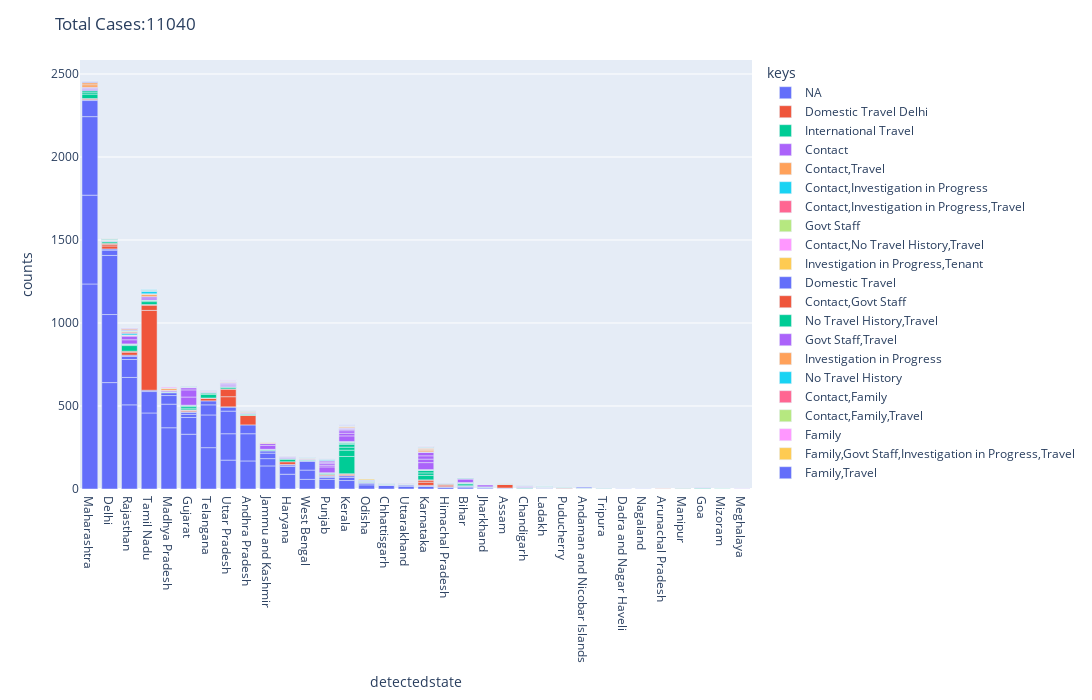
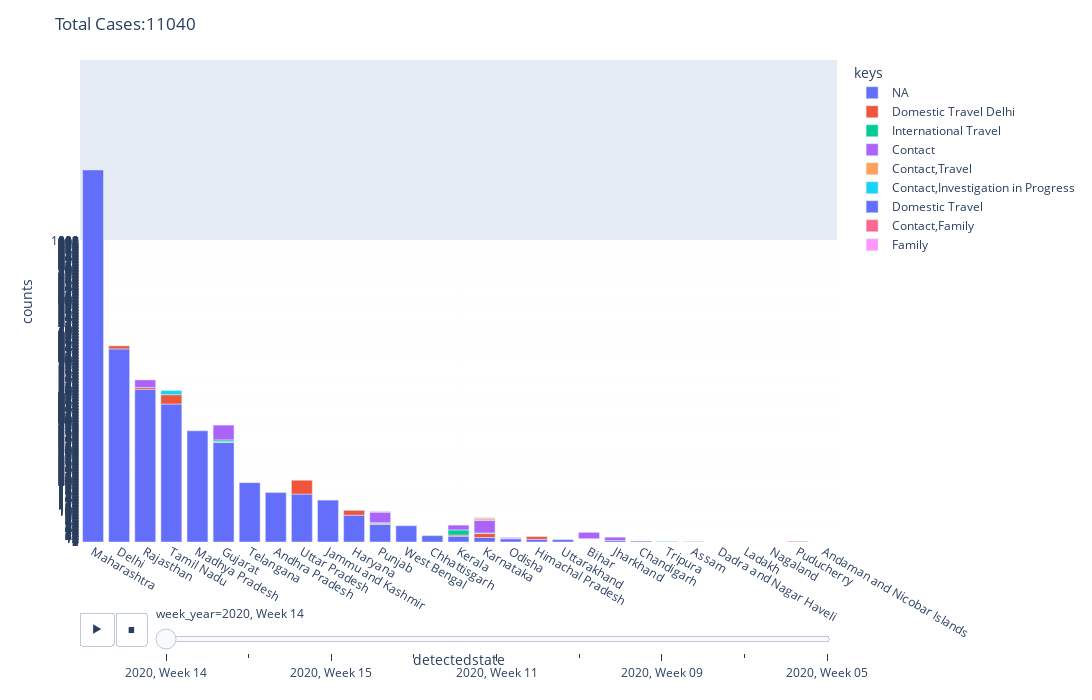

The notebook cell these images were saved under, in order:
### Code cell
df1 = df[df['keys']!='_']
df1 = df1[df1['keys']!='N_A']
#dateannounced
#df1 = df1[df1['travel']==True]
print(len(df1))
dfa = pd.DataFrame(df1.groupby(['keys', 'week_year','detectedstate']).size().reset_index(name='counts'))
dfa = dfa.sort_values(by=['counts'], ascending=False)
dfa['total_ct'] = dfa.groupby('detectedstate')['counts'].transform('sum')
dfa['total_ct_daily'] = dfa.groupby(['week_year','keys'])['counts'].transform('sum')
#dfa = dfa.sort_values(by=['week_year'], ascending=True)
#dfa = dfa.sort_values(by=['detectedstate'])
#dfa = dfa.sort_values(by=['total_ct'])

fig = px.bar(dfa, y='counts', x='detectedstate',color='keys', hover_data=['total_ct','total_ct_daily','keys']
            )
fig.update_layout(
    autosize=False,
    width=1500,
    height=700,
    title_text='Total Cases:'+str(len(df)),
    xaxis=dict(
        tickmode='linear')
    )

fig.show()
fig.write_html("index.html")




fig = px.bar(dfa, y='counts', x='detectedstate',color='keys', hover_data=['total_ct','total_ct_daily','keys']
            , animation_frame="week_year",animation_group="counts",range_y=[0,1600])
fig.update_layout(
    autosize=False,
    width=1500,
    height=700,
    title_text='Total Cases:'+str(len(df)),
    )
fig.update_yaxes(tickvals=dfa['detectedstate'].unique())
fig.show()
fig.write_html("index2.html")
a= "<body>"
b='<body><a href="index2.html">Click here to view case growth by weeks</a></br><a href="scatter_plot_breakdown.html">Click here to view the scatter plot</a>'
with open("index.html", 'r') as fd:
    fi = fd.read()
    pl1 = fi.replace(a,b)
    
with open("index.html", 'w') as fd:
    fd.write(pl1)

### Figure 1 — Plotly figure (JSON) as saved in the notebook; plotly's stock layout.template omitted (floating-point values rounded to 4 significant figures; data arrays with more than 128 entries replaced by an {"elided": "..."} marker saying what was removed)
{"data": [{"alignmentgroup": "True", "customdata": {"elided": "96x3 mixed values"}, "hovertemplate": "keys=%{customdata[2]}<br>detectedstate=%{x}<br>counts=%{y}<br>total_ct=%{customdata[0]}<br>total_ct_daily=%{customdata[1]}<extra></extra>", "legendgroup": "NA", "marker": {"color": "#636efa"}, "name": "NA", "offsetgroup": "NA", "orientation": "v", "showlegend": true, "textposition": "auto", "type": "bar", "x": ["Maharashtra", "Delhi", "Maharashtra", "Rajasthan", "Maharashtra", "Tamil Nadu", "Delhi", "Madhya Pradesh", "Delhi", "Gujarat", "Telangana", "Telangana", "Uttar Pradesh", "Andhra Pradesh", "Rajasthan", "Andhra Pradesh", "Uttar Pradesh", "Madhya Pradesh", "Jammu and Kashmir", "Uttar Pradesh", "Tamil Nadu", "Rajasthan", "Gujarat", "Maharashtra", "Haryana", "Telangana", "West Bengal", "Punjab", "West Bengal", "West Bengal", "Andhra Pradesh", "Madhya Pradesh", "Kerala", "Haryana", "Jammu and Kashmir", "Jammu and Kashmir", "Delhi", "Odisha", "Uttar Pradesh", "Telangana", "Chhattisgarh", "Gujarat", "Rajasthan", "Kerala", "Madhya Pradesh", "Uttarakhand", "Karnataka", "Jammu and Kashmir", "Punjab", "Gujarat", "Odisha", "Kerala", "Haryana", "Himachal Pradesh", "Uttarakhand", "Bihar", "Tamil Nadu", "Punjab", "Bihar", "Rajasthan", "Delhi", "Maharashtra", "Jharkhand", "Gujarat", "Himachal Pradesh", "Jharkhand", "Karnataka", "Bihar", "Assam", "Punjab", "Chandigarh", "Chhattisgarh", "Karnataka", "Haryana", "Odisha", "Ladakh", "Chhattisgarh", "Ladakh", "Puducherry", "Andaman and Nicobar Islands", "West Bengal", "Uttarakhand", "Odisha", "Chandigarh", "Jharkhand", "Tripura", "Ladakh", "Assam", "Kerala", "Dadra and Nagar Haveli", "Bihar", "Uttar Pradesh", "Ladakh", "Ladakh", "Nagaland", "Assam"], "xaxis": "x", "y": [1235, 641, 535, 507, 473, 458, 410, 369, 356, 330, 249, 197, 174, 169, 165, 164, 159, 142, 139, 136, 129, 108, 101, 97, 89, 61, 58, 58, 56, 54, 53, 52, 51, 47, 44, 33, 32, 25, 25, 24, 21, 19, 19, 19, 17, 16, 15, 14, 11, 11, 10, 10, 9, 9, 8, 8, 8, 7, 7, 7, 7, 6, 5, 5, 5, 5, 4, 4, 4, 4, 3, 3, 3, 3, 3, 3, 2, 2, 2, 1, 1, 1, 1, 1, 1, 1, 1, 1, 1, 1, 1, 1, 1, 1, 1, 1], "yaxis": "y"}, {"alignmentgroup": "True", "customdata": [[1204, 731, "Domestic Travel Delhi"], [657, 731, "Domestic Travel Delhi"], [473, 731, "Domestic Travel Delhi"], [657, 145, "Domestic Travel Delhi"], [1204, 145, "Domestic Travel Delhi"], [31, 731, "Domestic Travel Delhi"], [258, 731, "Domestic Travel Delhi"], [1510, 731, "Domestic Travel Delhi"], [969, 731, "Domestic Travel Delhi"], [198, 145, "Domestic Travel Delhi"], [592, 731, "Domestic Travel Delhi"], [258, 145, "Domestic Travel Delhi"], [1510, 145, "Domestic Travel Delhi"], [32, 145, "Domestic Travel Delhi"], [617, 731, "Domestic Travel Delhi"], [386, 731, "Domestic Travel Delhi"], [32, 731, "Domestic Travel Delhi"], [1510, 17, "Domestic Travel Delhi"], [969, 145, "Domestic Travel Delhi"], [2455, 731, "Domestic Travel Delhi"], [184, 731, "Domestic Travel Delhi"], [386, 145, "Domestic Travel Delhi"], [1204, 17, "Domestic Travel Delhi"], [184, 145, "Domestic Travel Delhi"], [617, 145, "Domestic Travel Delhi"], [35, 731, "Domestic Travel Delhi"], [592, 17, "Domestic Travel Delhi"], [7, 145, "Domestic Travel Delhi"], [11, 17, "Domestic Travel Delhi"], [7, 731, "Domestic Travel Delhi"], [617, 1, "Domestic Travel Delhi"], [473, 17, "Domestic Travel Delhi"], [278, 17, "Domestic Travel Delhi"], [657, 17, "Domestic Travel Delhi"], [1, 731, "Domestic Travel Delhi"], [33, 731, "Domestic Travel Delhi"], [2, 731, "Domestic Travel Delhi"], [60, 731, "Domestic Travel Delhi"], [31, 145, "Domestic Travel Delhi"], [35, 145, "Domestic Travel Delhi"], [258, 1, "Domestic Travel Delhi"]], "hovertemplate": "keys=%{customdata[2]}<br>detectedstate=%{x}<br>counts=%{y}<br>total_ct=%{customdata[0]}<br>total_ct_daily=%{customdata[1]}<extra></extra>", "legendgroup": "Domestic Travel Delhi", "marker": {"color": "#EF553B"}, "name": "Domestic Travel Delhi", "offsetgroup": "Domestic Travel Delhi", "orientation": "v", "showlegend": true, "textposition": "auto", "type": "bar", "x": ["Tamil Nadu", "Uttar Pradesh", "Andhra Pradesh", "Uttar Pradesh", "Tamil Nadu", "Assam", "Karnataka", "Delhi", "Rajasthan", "Haryana", "Telangana", "Karnataka", "Delhi", "Himachal Pradesh", "Gujarat", "Kerala", "Himachal Pradesh", "Delhi", "Rajasthan", "Maharashtra", "Punjab", "Kerala", "Tamil Nadu", "Punjab", "Gujarat", "Uttarakhand", "Telangana", "Puducherry", "Andaman and Nicobar Islands", "Puducherry", "Gujarat", "Andhra Pradesh", "Jammu and Kashmir", "Uttar Pradesh", "Arunachal Pradesh", "Chhattisgarh", "Manipur", "Odisha", "Assam", "Uttarakhand", "Karnataka"], "xaxis": "x", "y": [481, 61, 57, 46, 31, 22, 19, 18, 18, 16, 15, 13, 10, 9, 7, 7, 6, 6, 6, 6, 5, 4, 4, 3, 3, 3, 2, 2, 2, 2, 1, 1, 1, 1, 1, 1, 1, 1, 1, 1, 1], "yaxis": "y"}, {"alignmentgroup": "True", "customdata": {"elided": "88x3 mixed values"}, "hovertemplate": "keys=%{customdata[2]}<br>detectedstate=%{x}<br>counts=%{y}<br>total_ct=%{customdata[0]}<br>total_ct_daily=%{customdata[1]}<extra></extra>", "legendgroup": "International Travel", "marker": {"color": "#00cc96"}, "name": "International Travel", "offsetgroup": "International Travel", "orientation": "v", "showlegend": true, "textposition": "auto", "type": "bar", "x": ["Kerala", "Kerala", "Rajasthan", "Maharashtra", "Karnataka", "Telangana", "Kerala", "Tamil Nadu", "Kerala", "Karnataka", "Karnataka", "Haryana", "Maharashtra", "Bihar", "Gujarat", "Gujarat", "Uttar Pradesh", "Delhi", "Maharashtra", "Telangana", "Tamil Nadu", "Punjab", "Kerala", "Gujarat", "Jammu and Kashmir", "Haryana", "Kerala", "Andhra Pradesh", "Rajasthan", "Andhra Pradesh", "Uttar Pradesh", "Goa", "Odisha", "Madhya Pradesh", "Delhi", "Kerala", "Punjab", "Bihar", "Chandigarh", "West Bengal", "West Bengal", "Karnataka", "Gujarat", "Karnataka", "Telangana", "Odisha", "Himachal Pradesh", "Jammu and Kashmir", "Rajasthan", "Chandigarh", "Bihar", "Chhattisgarh", "Tamil Nadu", "Bihar", "Madhya Pradesh", "Chhattisgarh", "Goa", "Jharkhand", "Rajasthan", "Kerala", "Odisha", "Bihar", "Tripura", "Assam", "Andaman and Nicobar Islands", "Karnataka", "Kerala", "Ladakh", "Rajasthan", "Tamil Nadu", "Telangana", "Uttar Pradesh", "Andhra Pradesh", "Delhi", "Jammu and Kashmir", "Ladakh", "Punjab", "Uttarakhand", "Chhattisgarh", "Ladakh", "Puducherry", "Chandigarh", "Haryana", "Manipur", "Mizoram", "Uttarakhand", "Andhra Pradesh", "Madhya Pradesh"], "xaxis": "x", "y": [104, 38, 34, 27, 27, 22, 18, 18, 17, 15, 15, 14, 12, 11, 10, 10, 9, 9, 9, 8, 7, 6, 6, 6, 5, 5, 5, 5, 5, 4, 4, 4, 3, 3, 3, 3, 3, 3, 3, 3, 3, 2, 2, 2, 2, 2, 2, 2, 2, 2, 2, 2, 2, 2, 2, 2, 2, 2, 2, 2, 2, 1, 1, 1, 1, 1, 1, 1, 1, 1, 1, 1, 1, 1, 1, 1, 1, 1, 1, 1, 1, 1, 1, 1, 1, 1, 1, 1], "yaxis": "y"}, {"alignmentgroup": "True", "customdata": {"elided": "65x3 mixed values"}, "hovertemplate": "keys=%{customdata[2]}<br>detectedstate=%{x}<br>counts=%{y}<br>total_ct=%{customdata[0]}<br>total_ct_daily=%{customdata[1]}<extra></extra>", "legendgroup": "Contact", "marker": {"color": "#ab63fa"}, "name": "Contact", "offsetgroup": "Contact", "orientation": "v", "showlegend": true, "textposition": "auto", "type": "bar", "x": ["Gujarat", "Gujarat", "Karnataka", "Punjab", "Kerala", "Rajasthan", "Jammu and Kashmir", "Rajasthan", "Bihar", "Karnataka", "Karnataka", "Karnataka", "Kerala", "Kerala", "Gujarat", "Tamil Nadu", "Jammu and Kashmir", "Jharkhand", "Punjab", "Punjab", "Uttar Pradesh", "Tamil Nadu", "Punjab", "Haryana", "Punjab", "Kerala", "Maharashtra", "Madhya Pradesh", "Maharashtra", "Uttar Pradesh", "Telangana", "Kerala", "Chandigarh", "Uttar Pradesh", "Andhra Pradesh", "Uttar Pradesh", "Delhi", "Chandigarh", "Maharashtra", "West Bengal", "Kerala", "Uttar Pradesh", "Odisha", "Odisha", "Maharashtra", "Rajasthan", "Kerala", "Bihar", "Andhra Pradesh", "West Bengal", "Bihar", "Karnataka", "Karnataka", "Delhi", "Jammu and Kashmir", "Andhra Pradesh", "Haryana", "Ladakh", "Madhya Pradesh", "Telangana", "Chandigarh", "Goa", "Haryana", "Uttarakhand", "Madhya Pradesh"], "xaxis": "x", "y": [49, 43, 42, 35, 34, 25, 24, 22, 21, 21, 20, 20, 16, 15, 13, 12, 11, 11, 10, 10, 8, 8, 8, 8, 8, 8, 7, 7, 6, 6, 4, 4, 4, 4, 4, 4, 4, 4, 4, 3, 3, 3, 3, 3, 3, 3, 2, 2, 2, 2, 2, 2, 2, 1, 1, 1, 1, 1, 1, 1, 1, 1, 1, 1, 1], "yaxis": "y"}, {"alignmentgroup": "True", "customdata": [[2455, 20, "Contact,Travel"], [2455, 46, "Contact,Travel"], [1204, 33, "Contact,Travel"], [614, 33, "Contact,Travel"], [258, 46, "Contact,Travel"], [258, 33, "Contact,Travel"], [258, 12, "Contact,Travel"], [386, 12, "Contact,Travel"], [190, 46, "Contact,Travel"], [1204, 46, "Contact,Travel"], [386, 46, "Contact,Travel"], [473, 46, "Contact,Travel"], [258, 20, "Contact,Travel"], [614, 20, "Contact,Travel"], [278, 46, "Contact,Travel"], [473, 33, "Contact,Travel"], [35, 20, "Contact,Travel"], [657, 20, "Contact,Travel"], [969, 20, "Contact,Travel"], [2455, 20, "Contact,Travel"], [258, 20, "Contact,Travel"], [657, 33, "Contact,Travel"], [617, 46, "Contact,Travel"], [184, 12, "Contact,Travel"], [31, 2, "Contact,Travel"], [657, 20, "Contact,Travel"], [617, 20, "Contact,Travel"], [198, 20, "Contact,Travel"], [386, 20, "Contact,Travel"], [17, 20, "Contact,Travel"], [1204, 20, "Contact,Travel"], [592, 20, "Contact,Travel"], [190, 20, "Contact,Travel"], [11, 46, "Contact,Travel"], [969, 46, "Contact,Travel"], [657, 46, "Contact,Travel"], [21, 33, "Contact,Travel"], [386, 2, "Contact,Travel"], [969, 1, "Contact,Travel"], [1510, 20, "Contact,Travel"]], "hovertemplate": "keys=%{customdata[2]}<br>detectedstate=%{x}<br>counts=%{y}<br>total_ct=%{customdata[0]}<br>total_ct_daily=%{customdata[1]}<extra></extra>", "legendgroup": "Contact,Travel", "marker": {"color": "#FFA15A"}, "name": "Contact,Travel", "offsetgroup": "Contact,Travel", "orientation": "v", "showlegend": true, "textposition": "auto", "type": "bar", "x": ["Maharashtra", "Maharashtra", "Tamil Nadu", "Madhya Pradesh", "Karnataka", "Karnataka", "Karnataka", "Kerala", "West Bengal", "Tamil Nadu", "Kerala", "Andhra Pradesh", "Karnataka", "Madhya Pradesh", "Jammu and Kashmir", "Andhra Pradesh", "Uttarakhand", "Uttar Pradesh", "Rajasthan", "Maharashtra", "Karnataka", "Uttar Pradesh", "Gujarat", "Punjab", "Assam", "Uttar Pradesh", "Gujarat", "Haryana", "Kerala", "Ladakh", "Tamil Nadu", "Telangana", "West Bengal", "Andaman and Nicobar Islands", "Rajasthan", "Uttar Pradesh", "Chandigarh", "Kerala", "Rajasthan", "Delhi"], "xaxis": "x", "y": [15, 12, 12, 10, 9, 5, 5, 5, 5, 4, 4, 4, 3, 3, 3, 3, 2, 2, 2, 2, 2, 2, 2, 2, 1, 1, 1, 1, 1, 1, 1, 1, 1, 1, 1, 1, 1, 1, 1, 1], "yaxis": "y"}, {"alignmentgroup": "True", "customdata": [[1204, 14, "Contact,Investigation in Progress"], [969, 19, "Contact,Investigation in Progress"], [184, 8, "Contact,Investigation in Progress"], [1204, 19, "Contact,Investigation in Progress"], [17, 8, "Contact,Investigation in Progress"], [60, 19, "Contact,Investigation in Progress"], [473, 19, "Contact,Investigation in Progress"], [11, 3, "Contact,Investigation in Progress"], [184, 3, "Contact,Investigation in Progress"], [1204, 3, "Contact,Investigation in Progress"], [21, 19, "Contact,Investigation in Progress"]], "hovertemplate": "keys=%{customdata[2]}<br>detectedstate=%{x}<br>counts=%{y}<br>total_ct=%{customdata[0]}<br>total_ct_daily=%{customdata[1]}<extra></extra>", "legendgroup": "Contact,Investigation in Progress", "marker": {"color": "#19d3f3"}, "name": "Contact,Investigation in Progress", "offsetgroup": "Contact,Investigation in Progress", "orientation": "v", "showlegend": true, "textposition": "auto", "type": "bar", "x": ["Tamil Nadu", "Rajasthan", "Punjab", "Tamil Nadu", "Ladakh", "Odisha", "Andhra Pradesh", "Andaman and Nicobar Islands", "Punjab", "Tamil Nadu", "Chandigarh"], "xaxis": "x", "y": [14, 10, 5, 4, 3, 2, 2, 1, 1, 1, 1], "yaxis": "y"}, {"alignmentgroup": "True", "customdata": [[969, 9, "Contact,Investigation in Progress,Travel"], [1204, 1, "Contact,Investigation in Progress,Travel"], [473, 9, "Contact,Investigation in Progress,Travel"], [258, 9, "Contact,Investigation in Progress,Travel"]], "hovertemplate": "keys=%{customdata[2]}<br>detectedstate=%{x}<br>counts=%{y}<br>total_ct=%{customdata[0]}<br>total_ct_daily=%{customdata[1]}<extra></extra>", "legendgroup": "Contact,Investigation in Progress,Travel", "marker": {"color": "#FF6692"}, "name": "Contact,Investigation in Progress,Travel", "offsetgroup": "Contact,Investigation in Progress,Travel", "orientation": "v", "showlegend": true, "textposition": "auto", "type": "bar", "x": ["Rajasthan", "Tamil Nadu", "Andhra Pradesh", "Karnataka"], "xaxis": "x", "y": [7, 1, 1, 1], "yaxis": "y"}, {"alignmentgroup": "True", "customdata": [[969, 9, "Govt Staff"], [969, 6, "Govt Staff"], [198, 6, "Govt Staff"], [1510, 9, "Govt Staff"], [258, 9, "Govt Staff"], [17, 9, "Govt Staff"], [657, 9, "Govt Staff"], [386, 6, "Govt Staff"], [614, 6, "Govt Staff"], [1510, 1, "Govt Staff"]], "hovertemplate": "keys=%{customdata[2]}<br>detectedstate=%{x}<br>counts=%{y}<br>total_ct=%{customdata[0]}<br>total_ct_daily=%{customdata[1]}<extra></extra>", "legendgroup": "Govt Staff", "marker": {"color": "#B6E880"}, "name": "Govt Staff", "offsetgroup": "Govt Staff", "orientation": "v", "showlegend": true, "textposition": "auto", "type": "bar", "x": ["Rajasthan", "Rajasthan", "Haryana", "Delhi", "Karnataka", "Ladakh", "Uttar Pradesh", "Kerala", "Madhya Pradesh", "Delhi"], "xaxis": "x", "y": [5, 2, 2, 1, 1, 1, 1, 1, 1, 1], "yaxis": "y"}, {"alignmentgroup": "True", "customdata": [[614, 9, "Contact,No Travel History,Travel"], [657, 9, "Contact,No Travel History,Travel"], [592, 9, "Contact,No Travel History,Travel"], [386, 9, "Contact,No Travel History,Travel"], [184, 9, "Contact,No Travel History,Travel"]], "hovertemplate": "keys=%{customdata[2]}<br>detectedstate=%{x}<br>counts=%{y}<br>total_ct=%{customdata[0]}<br>total_ct_daily=%{customdata[1]}<extra></extra>", "legendgroup": "Contact,No Travel History,Travel", "marker": {"color": "#FF97FF"}, "name": "Contact,No Travel History,Travel", "offsetgroup": "Contact,No Travel History,Travel", "orientation": "v", "showlegend": true, "textposition": "auto", "type": "bar", "x": ["Madhya Pradesh", "Uttar Pradesh", "Telangana", "Kerala", "Punjab"], "xaxis": "x", "y": [5, 1, 1, 1, 1], "yaxis": "y"}, {"alignmentgroup": "True", "customdata": [[60, 5, "Investigation in Progress,Tenant"]], "hovertemplate": "keys=%{customdata[2]}<br>detectedstate=%{x}<br>counts=%{y}<br>total_ct=%{customdata[0]}<br>total_ct_daily=%{customdata[1]}<extra></extra>", "legendgroup": "Investigation in Progress,Tenant", "marker": {"color": "#FECB52"}, "name": "Investigation in Progress,Tenant", "offsetgroup": "Investigation in Progress,Tenant", "orientation": "v", "showlegend": true, "textposition": "auto", "type": "bar", "x": ["Odisha"], "xaxis": "x", "y": [5], "yaxis": "y"}, {"alignmentgroup": "True", "customdata": [[969, 7, "Domestic Travel"], [11, 13, "Domestic Travel"], [2455, 13, "Domestic Travel"], [258, 4, "Domestic Travel"], [657, 1, "Domestic Travel"], [1510, 13, "Domestic Travel"], [617, 13, "Domestic Travel"], [969, 13, "Domestic Travel"], [617, 7, "Domestic Travel"], [184, 7, "Domestic Travel"], [184, 4, "Domestic Travel"], [1204, 4, "Domestic Travel"]], "hovertemplate": "keys=%{customdata[2]}<br>detectedstate=%{x}<br>counts=%{y}<br>total_ct=%{customdata[0]}<br>total_ct_daily=%{customdata[1]}<extra></extra>", "legendgroup": "Domestic Travel", "marker": {"color": "#636efa"}, "name": "Domestic Travel", "offsetgroup": "Domestic Travel", "orientation": "v", "showlegend": true, "textposition": "auto", "type": "bar", "x": ["Rajasthan", "Andaman and Nicobar Islands", "Maharashtra", "Karnataka", "Uttar Pradesh", "Delhi", "Gujarat", "Rajasthan", "Gujarat", "Punjab", "Punjab", "Tamil Nadu"], "xaxis": "x", "y": [5, 5, 5, 2, 1, 1, 1, 1, 1, 1, 1, 1], "yaxis": "y"}, {"alignmentgroup": "True", "customdata": [[969, 5, "Contact,Govt Staff"], [592, 5, "Contact,Govt Staff"], [969, 5, "Contact,Govt Staff"], [1510, 5, "Contact,Govt Staff"], [657, 1, "Contact,Govt Staff"]], "hovertemplate": "keys=%{customdata[2]}<br>detectedstate=%{x}<br>counts=%{y}<br>total_ct=%{customdata[0]}<br>total_ct_daily=%{customdata[1]}<extra></extra>", "legendgroup": "Contact,Govt Staff", "marker": {"color": "#EF553B"}, "name": "Contact,Govt Staff", "offsetgroup": "Contact,Govt Staff", "orientation": "v", "showlegend": true, "textposition": "auto", "type": "bar", "x": ["Rajasthan", "Telangana", "Rajasthan", "Delhi", "Uttar Pradesh"], "xaxis": "x", "y": [5, 2, 2, 1, 1], "yaxis": "y"}, {"alignmentgroup": "True", "customdata": [[1510, 11, "No Travel History,Travel"], [1204, 11, "No Travel History,Travel"], [66, 11, "No Travel History,Travel"], [184, 6, "No Travel History,Travel"], [258, 11, "No Travel History,Travel"], [190, 11, "No Travel History,Travel"], [1510, 1, "No Travel History,Travel"], [617, 6, "No Travel History,Travel"], [1204, 6, "No Travel History,Travel"], [657, 6, "No Travel History,Travel"], [617, 1, "No Travel History,Travel"], [190, 6, "No Travel History,Travel"]], "hovertemplate": "keys=%{customdata[2]}<br>detectedstate=%{x}<br>counts=%{y}<br>total_ct=%{customdata[0]}<br>total_ct_daily=%{customdata[1]}<extra></extra>", "legendgroup": "No Travel History,Travel", "marker": {"color": "#00cc96"}, "name": "No Travel History,Travel", "offsetgroup": "No Travel History,Travel", "orientation": "v", "showlegend": true, "textposition": "auto", "type": "bar", "x": ["Delhi", "Tamil Nadu", "Bihar", "Punjab", "Karnataka", "West Bengal", "Delhi", "Gujarat", "Tamil Nadu", "Uttar Pradesh", "Gujarat", "West Bengal"], "xaxis": "x", "y": [4, 3, 2, 2, 1, 1, 1, 1, 1, 1, 1, 1], "yaxis": "y"}, {"alignmentgroup": "True", "customdata": [[969, 4, "Govt Staff,Travel"], [33, 8, "Govt Staff,Travel"], [190, 8, "Govt Staff,Travel"], [1510, 4, "Govt Staff,Travel"], [1, 1, "Govt Staff,Travel"], [35, 8, "Govt Staff,Travel"], [657, 8, "Govt Staff,Travel"], [592, 8, "Govt Staff,Travel"], [32, 8, "Govt Staff,Travel"], [386, 3, "Govt Staff,Travel"], [2455, 3, "Govt Staff,Travel"], [657, 3, "Govt Staff,Travel"], [386, 2, "Govt Staff,Travel"], [969, 2, "Govt Staff,Travel"], [473, 8, "Govt Staff,Travel"], [198, 8, "Govt Staff,Travel"]], "hovertemplate": "keys=%{customdata[2]}<br>detectedstate=%{x}<br>counts=%{y}<br>total_ct=%{customdata[0]}<br>total_ct_daily=%{customdata[1]}<extra></extra>", "legendgroup": "Govt Staff,Travel", "marker": {"color": "#ab63fa"}, "name": "Govt Staff,Travel", "offsetgroup": "Govt Staff,Travel", "orientation": "v", "showlegend": true, "textposition": "auto", "type": "bar", "x": ["Rajasthan", "Chhattisgarh", "West Bengal", "Delhi", "Meghalaya", "Uttarakhand", "Uttar Pradesh", "Telangana", "Himachal Pradesh", "Kerala", "Maharashtra", "Uttar Pradesh", "Kerala", "Rajasthan", "Andhra Pradesh", "Haryana"], "xaxis": "x", "y": [3, 1, 1, 1, 1, 1, 1, 1, 1, 1, 1, 1, 1, 1, 1, 1], "yaxis": "y"}, {"alignmentgroup": "True", "customdata": [[258, 3, "Investigation in Progress"]], "hovertemplate": "keys=%{customdata[2]}<br>detectedstate=%{x}<br>counts=%{y}<br>total_ct=%{customdata[0]}<br>total_ct_daily=%{customdata[1]}<extra></extra>", "legendgroup": "Investigation in Progress", "marker": {"color": "#FFA15A"}, "name": "Investigation in Progress", "offsetgroup": "Investigation in Progress", "orientation": "v", "showlegend": true, "textposition": "auto", "type": "bar", "x": ["Karnataka"], "xaxis": "x", "y": [3], "yaxis": "y"}, {"alignmentgroup": "True", "customdata": [[1204, 3, "No Travel History"], [1204, 1, "No Travel History"], [190, 3, "No Travel History"]], "hovertemplate": "keys=%{customdata[2]}<br>detectedstate=%{x}<br>counts=%{y}<br>total_ct=%{customdata[0]}<br>total_ct_daily=%{customdata[1]}<extra></extra>", "legendgroup": "No Travel History", "marker": {"color": "#19d3f3"}, "name": "No Travel History", "offsetgroup": "No Travel History", "orientation": "v", "showlegend": true, "textposition": "auto", "type": "bar", "x": ["Tamil Nadu", "Tamil Nadu", "West Bengal"], "xaxis": "x", "y": [2, 1, 1], "yaxis": "y"}, {"alignmentgroup": "True", "customdata": [[657, 1, "Contact,Family"], [258, 1, "Contact,Family"]], "hovertemplate": "keys=%{customdata[2]}<br>detectedstate=%{x}<br>counts=%{y}<br>total_ct=%{customdata[0]}<br>total_ct_daily=%{customdata[1]}<extra></extra>", "legendgroup": "Contact,Family", "marker": {"color": "#FF6692"}, "name": "Contact,Family", "offsetgroup": "Contact,Family", "orientation": "v", "showlegend": true, "textposition": "auto", "type": "bar", "x": ["Uttar Pradesh", "Karnataka"], "xaxis": "x", "y": [1, 1], "yaxis": "y"}, {"alignmentgroup": "True", "customdata": [[184, 1, "Contact,Family,Travel"]], "hovertemplate": "keys=%{customdata[2]}<br>detectedstate=%{x}<br>counts=%{y}<br>total_ct=%{customdata[0]}<br>total_ct_daily=%{customdata[1]}<extra></extra>", "legendgroup": "Contact,Family,Travel", "marker": {"color": "#B6E880"}, "name": "Contact,Family,Travel", "offsetgroup": "Contact,Family,Travel", "orientation": "v", "showlegend": true, "textposition": "auto", "type": "bar", "x": ["Punjab"], "xaxis": "x", "y": [1], "yaxis": "y"}, {"alignmentgroup": "True", "customdata": [[184, 1, "Family"], [386, 2, "Family"], [657, 2, "Family"], [258, 1, "Family"]], "hovertemplate": "keys=%{customdata[2]}<br>detectedstate=%{x}<br>counts=%{y}<br>total_ct=%{customdata[0]}<br>total_ct_daily=%{customdata[1]}<extra></extra>", "legendgroup": "Family", "marker": {"color": "#FF97FF"}, "name": "Family", "offsetgroup": "Family", "orientation": "v", "showlegend": true, "textposition": "auto", "type": "bar", "x": ["Punjab", "Kerala", "Uttar Pradesh", "Karnataka"], "xaxis": "x", "y": [1, 1, 1, 1], "yaxis": "y"}, {"alignmentgroup": "True", "customdata": [[1510, 1, "Family,Govt Staff,Investigation in Progress,Travel"]], "hovertemplate": "keys=%{customdata[2]}<br>detectedstate=%{x}<br>counts=%{y}<br>total_ct=%{customdata[0]}<br>total_ct_daily=%{customdata[1]}<extra></extra>", "legendgroup": "Family,Govt Staff,Investigation in Progress,Travel", "marker": {"color": "#FECB52"}, "name": "Family,Govt Staff,Investigation in Progress,Travel", "offsetgroup": "Family,Govt Staff,Investigation in Progress,Travel", "orientation": "v", "showlegend": true, "textposition": "auto", "type": "bar", "x": ["Delhi"], "xaxis": "x", "y": [1], "yaxis": "y"}, {"alignmentgroup": "True", "customdata": [[386, 1, "Family,Travel"], [592, 1, "Family,Travel"], [386, 1, "Family,Travel"]], "hovertemplate": "keys=%{customdata[2]}<br>detectedstate=%{x}<br>counts=%{y}<br>total_ct=%{customdata[0]}<br>total_ct_daily=%{customdata[1]}<extra></extra>", "legendgroup": "Family,Travel", "marker": {"color": "#636efa"}, "name": "Family,Travel", "offsetgroup": "Family,Travel", "orientation": "v", "showlegend": true, "textposition": "auto", "type": "bar", "x": ["Kerala", "Telangana", "Kerala"], "xaxis": "x", "y": [1, 1, 1], "yaxis": "y"}], "layout": {"autosize": false, "barmode": "relative", "height": 700, "legend": {"title": {"text": "keys"}, "tracegroupgap": 0}, "margin": {"t": 60}, "title": {"text": "Total Cases:11040"}, "width": 1500, "xaxis": {"anchor": "y", "domain": [0, 1], "tickmode": "linear", "title": {"text": "detectedstate"}}, "yaxis": {"anchor": "x", "domain": [0, 1], "title": {"text": "counts"}}}}

### Figure 2 — Plotly figure (JSON) as saved in the notebook; plotly's stock layout.template omitted (floating-point values rounded to 4 significant figures)
{"data": [{"alignmentgroup": "True", "customdata": [[2455, 4503, "NA"], [1510, 4503, "NA"], [969, 4503, "NA"], [1204, 4503, "NA"], [614, 4503, "NA"], [617, 4503, "NA"], [592, 4503, "NA"], [473, 4503, "NA"], [657, 4503, "NA"], [278, 4503, "NA"], [198, 4503, "NA"], [184, 4503, "NA"], [190, 4503, "NA"], [33, 4503, "NA"], [386, 4503, "NA"], [258, 4503, "NA"], [60, 4503, "NA"], [32, 4503, "NA"], [35, 4503, "NA"], [66, 4503, "NA"], [24, 4503, "NA"], [21, 4503, "NA"], [2, 4503, "NA"], [31, 4503, "NA"], [1, 4503, "NA"], [17, 4503, "NA"], [1, 4503, "NA"]], "hovertemplate": "keys=%{customdata[2]}<br>week_year=2020, Week 14<br>detectedstate=%{x}<br>counts=%{y}<br>total_ct=%{customdata[0]}<br>total_ct_daily=%{customdata[1]}<extra></extra>", "ids": [1235, 641, 507, 458, 369, 330, 197, 164, 159, 139, 89, 58, 54, 21, 19, 15, 10, 9, 8, 8, 5, 3, 1, 1, 1, 1, 1], "legendgroup": "NA", "marker": {"color": "#636efa"}, "name": "NA", "offsetgroup": "NA", "orientation": "v", "showlegend": true, "textposition": "auto", "type": "bar", "x": ["Maharashtra", "Delhi", "Rajasthan", "Tamil Nadu", "Madhya Pradesh", "Gujarat", "Telangana", "Andhra Pradesh", "Uttar Pradesh", "Jammu and Kashmir", "Haryana", "Punjab", "West Bengal", "Chhattisgarh", "Kerala", "Karnataka", "Odisha", "Himachal Pradesh", "Uttarakhand", "Bihar", "Jharkhand", "Chandigarh", "Tripura", "Assam", "Dadra and Nagar Haveli", "Ladakh", "Nagaland"], "xaxis": "x", "y": [1235, 641, 507, 458, 369, 330, 197, 164, 159, 139, 89, 58, 54, 21, 19, 15, 10, 9, 8, 8, 5, 3, 1, 1, 1, 1, 1], "yaxis": "y"}, {"alignmentgroup": "True", "customdata": [[657, 145, "Domestic Travel Delhi"], [1204, 145, "Domestic Travel Delhi"], [198, 145, "Domestic Travel Delhi"], [258, 145, "Domestic Travel Delhi"], [1510, 145, "Domestic Travel Delhi"], [32, 145, "Domestic Travel Delhi"], [969, 145, "Domestic Travel Delhi"], [386, 145, "Domestic Travel Delhi"], [184, 145, "Domestic Travel Delhi"], [617, 145, "Domestic Travel Delhi"], [7, 145, "Domestic Travel Delhi"], [31, 145, "Domestic Travel Delhi"], [35, 145, "Domestic Travel Delhi"]], "hovertemplate": "keys=%{customdata[2]}<br>week_year=2020, Week 14<br>detectedstate=%{x}<br>counts=%{y}<br>total_ct=%{customdata[0]}<br>total_ct_daily=%{customdata[1]}<extra></extra>", "ids": [46, 31, 16, 13, 10, 9, 6, 4, 3, 3, 2, 1, 1], "legendgroup": "Domestic Travel Delhi", "marker": {"color": "#EF553B"}, "name": "Domestic Travel Delhi", "offsetgroup": "Domestic Travel Delhi", "orientation": "v", "showlegend": true, "textposition": "auto", "type": "bar", "x": ["Uttar Pradesh", "Tamil Nadu", "Haryana", "Karnataka", "Delhi", "Himachal Pradesh", "Rajasthan", "Kerala", "Punjab", "Gujarat", "Puducherry", "Assam", "Uttarakhand"], "xaxis": "x", "y": [46, 31, 16, 13, 10, 9, 6, 4, 3, 3, 2, 1, 1], "yaxis": "y"}, {"alignmentgroup": "True", "customdata": [[386, 36, "International Travel"], [617, 36, "International Travel"], [184, 36, "International Travel"], [66, 36, "International Travel"], [258, 36, "International Travel"], [60, 36, "International Travel"], [2, 36, "International Travel"], [31, 36, "International Travel"], [11, 36, "International Travel"]], "hovertemplate": "keys=%{customdata[2]}<br>week_year=2020, Week 14<br>detectedstate=%{x}<br>counts=%{y}<br>total_ct=%{customdata[0]}<br>total_ct_daily=%{customdata[1]}<extra></extra>", "ids": [17, 6, 3, 3, 2, 2, 1, 1, 1], "legendgroup": "International Travel", "marker": {"color": "#00cc96"}, "name": "International Travel", "offsetgroup": "International Travel", "orientation": "v", "showlegend": true, "textposition": "auto", "type": "bar", "x": ["Kerala", "Gujarat", "Punjab", "Bihar", "Karnataka", "Odisha", "Tripura", "Assam", "Andaman and Nicobar Islands"], "xaxis": "x", "y": [17, 6, 3, 3, 2, 2, 1, 1, 1], "yaxis": "y"}, {"alignmentgroup": "True", "customdata": [[617, 202, "Contact"], [258, 202, "Contact"], [184, 202, "Contact"], [969, 202, "Contact"], [66, 202, "Contact"], [386, 202, "Contact"], [24, 202, "Contact"], [60, 202, "Contact"]], "hovertemplate": "keys=%{customdata[2]}<br>week_year=2020, Week 14<br>detectedstate=%{x}<br>counts=%{y}<br>total_ct=%{customdata[0]}<br>total_ct_daily=%{customdata[1]}<extra></extra>", "ids": [49, 42, 35, 25, 21, 16, 11, 3], "legendgroup": "Contact", "marker": {"color": "#ab63fa"}, "name": "Contact", "offsetgroup": "Contact", "orientation": "v", "showlegend": true, "textposition": "auto", "type": "bar", "x": ["Gujarat", "Karnataka", "Punjab", "Rajasthan", "Bihar", "Kerala", "Jharkhand", "Odisha"], "xaxis": "x", "y": [49, 42, 35, 25, 21, 16, 11, 3], "yaxis": "y"}, {"alignmentgroup": "True", "customdata": [[258, 12, "Contact,Travel"], [386, 12, "Contact,Travel"], [184, 12, "Contact,Travel"]], "hovertemplate": "keys=%{customdata[2]}<br>week_year=2020, Week 14<br>detectedstate=%{x}<br>counts=%{y}<br>total_ct=%{customdata[0]}<br>total_ct_daily=%{customdata[1]}<extra></extra>", "ids": [5, 5, 2], "legendgroup": "Contact,Travel", "marker": {"color": "#FFA15A"}, "name": "Contact,Travel", "offsetgroup": "Contact,Travel", "orientation": "v", "showlegend": true, "textposition": "auto", "type": "bar", "x": ["Karnataka", "Kerala", "Punjab"], "xaxis": "x", "y": [5, 5, 2], "yaxis": "y"}, {"alignmentgroup": "True", "customdata": [[1204, 14, "Contact,Investigation in Progress"]], "hovertemplate": "keys=%{customdata[2]}<br>week_year=2020, Week 14<br>detectedstate=%{x}<br>counts=%{y}<br>total_ct=%{customdata[0]}<br>total_ct_daily=%{customdata[1]}<extra></extra>", "ids": [14], "legendgroup": "Contact,Investigation in Progress", "marker": {"color": "#19d3f3"}, "name": "Contact,Investigation in Progress", "offsetgroup": "Contact,Investigation in Progress", "orientation": "v", "showlegend": true, "textposition": "auto", "type": "bar", "x": ["Tamil Nadu"], "xaxis": "x", "y": [14], "yaxis": "y"}, {"alignmentgroup": "True", "customdata": [[258, 4, "Domestic Travel"], [184, 4, "Domestic Travel"], [1204, 4, "Domestic Travel"]], "hovertemplate": "keys=%{customdata[2]}<br>week_year=2020, Week 14<br>detectedstate=%{x}<br>counts=%{y}<br>total_ct=%{customdata[0]}<br>total_ct_daily=%{customdata[1]}<extra></extra>", "ids": [2, 1, 1], "legendgroup": "Domestic Travel", "marker": {"color": "#636efa"}, "name": "Domestic Travel", "offsetgroup": "Domestic Travel", "orientation": "v", "showlegend": true, "textposition": "auto", "type": "bar", "x": ["Karnataka", "Punjab", "Tamil Nadu"], "xaxis": "x", "y": [2, 1, 1], "yaxis": "y"}, {"alignmentgroup": "True", "customdata": [[258, 1, "Contact,Family"]], "hovertemplate": "keys=%{customdata[2]}<br>week_year=2020, Week 14<br>detectedstate=%{x}<br>counts=%{y}<br>total_ct=%{customdata[0]}<br>total_ct_daily=%{customdata[1]}<extra></extra>", "ids": [1], "legendgroup": "Contact,Family", "marker": {"color": "#FF6692"}, "name": "Contact,Family", "offsetgroup": "Contact,Family", "orientation": "v", "showlegend": true, "textposition": "auto", "type": "bar", "x": ["Karnataka"], "xaxis": "x", "y": [1], "yaxis": "y"}, {"alignmentgroup": "True", "customdata": [[258, 1, "Family"]], "hovertemplate": "keys=%{customdata[2]}<br>week_year=2020, Week 14<br>detectedstate=%{x}<br>counts=%{y}<br>total_ct=%{customdata[0]}<br>total_ct_daily=%{customdata[1]}<extra></extra>", "ids": [1], "legendgroup": "Family", "marker": {"color": "#FF97FF"}, "name": "Family", "offsetgroup": "Family", "orientation": "v", "showlegend": true, "textposition": "auto", "type": "bar", "x": ["Karnataka"], "xaxis": "x", "y": [1], "yaxis": "y"}], "layout": {"autosize": false, "barmode": "relative", "height": 700, "legend": {"title": {"text": "keys"}, "tracegroupgap": 0}, "margin": {"t": 60}, "sliders": [{"active": 0, "currentvalue": {"prefix": "week_year="}, "len": 0.9, "pad": {"b": 10, "t": 60}, "steps": [{"args": [["2020, Week 14"], {"frame": {"duration": 0, "redraw": true}, "fromcurrent": true, "mode": "immediate", "transition": {"duration": 0, "easing": "linear"}}], "label": "2020, Week 14", "method": "animate"}, {"args": [["2020, Week 13"], {"frame": {"duration": 0, "redraw": true}, "fromcurrent": true, "mode": "immediate", "transition": {"duration": 0, "easing": "linear"}}], "label": "2020, Week 13", "method": "animate"}, {"args": [["2020, Week 15"], {"frame": {"duration": 0, "redraw": true}, "fromcurrent": true, "mode": "immediate", "transition": {"duration": 0, "easing": "linear"}}], "label": "2020, Week 15", "method": "animate"}, {"args": [["2020, Week 12"], {"frame": {"duration": 0, "redraw": true}, "fromcurrent": true, "mode": "immediate", "transition": {"duration": 0, "easing": "linear"}}], "label": "2020, Week 12", "method": "animate"}, {"args": [["2020, Week 11"], {"frame": {"duration": 0, "redraw": true}, "fromcurrent": true, "mode": "immediate", "transition": {"duration": 0, "easing": "linear"}}], "label": "2020, Week 11", "method": "animate"}, {"args": [["2020, Week 10"], {"frame": {"duration": 0, "redraw": true}, "fromcurrent": true, "mode": "immediate", "transition": {"duration": 0, "easing": "linear"}}], "label": "2020, Week 10", "method": "animate"}, {"args": [["2020, Week 09"], {"frame": {"duration": 0, "redraw": true}, "fromcurrent": true, "mode": "immediate", "transition": {"duration": 0, "easing": "linear"}}], "label": "2020, Week 09", "method": "animate"}, {"args": [["2020, Week 04"], {"frame": {"duration": 0, "redraw": true}, "fromcurrent": true, "mode": "immediate", "transition": {"duration": 0, "easing": "linear"}}], "label": "2020, Week 04", "method": "animate"}, {"args": [["2020, Week 05"], {"frame": {"duration": 0, "redraw": true}, "fromcurrent": true, "mode": "immediate", "transition": {"duration": 0, "easing": "linear"}}], "label": "2020, Week 05", "method": "animate"}], "x": 0.1, "xanchor": "left", "y": 0, "yanchor": "top"}], "title": {"text": "Total Cases:11040"}, "updatemenus": [{"buttons": [{"args": [null, {"frame": {"duration": 500, "redraw": true}, "fromcurrent": true, "mode": "immediate", "transition": {"duration": 500, "easing": "linear"}}], "label": "&#9654;", "method": "animate"}, {"args": [[null], {"frame": {"duration": 0, "redraw": true}, "fromcurrent": true, "mode": "immediate", "transition": {"duration": 0, "easing": "linear"}}], "label": "&#9724;", "method": "animate"}], "direction": "left", "pad": {"r": 10, "t": 70}, "showactive": false, "type": "buttons", "x": 0.1, "xanchor": "right", "y": 0, "yanchor": "top"}], "width": 1500, "xaxis": {"anchor": "y", "domain": [0, 1], "tickmode": "linear", "title": {"text": "detectedstate"}}, "yaxis": {"anchor": "x", "domain": [0, 1], "range": [0, 1600], "tickmode": "linear", "title": {"text": "counts"}}}}
